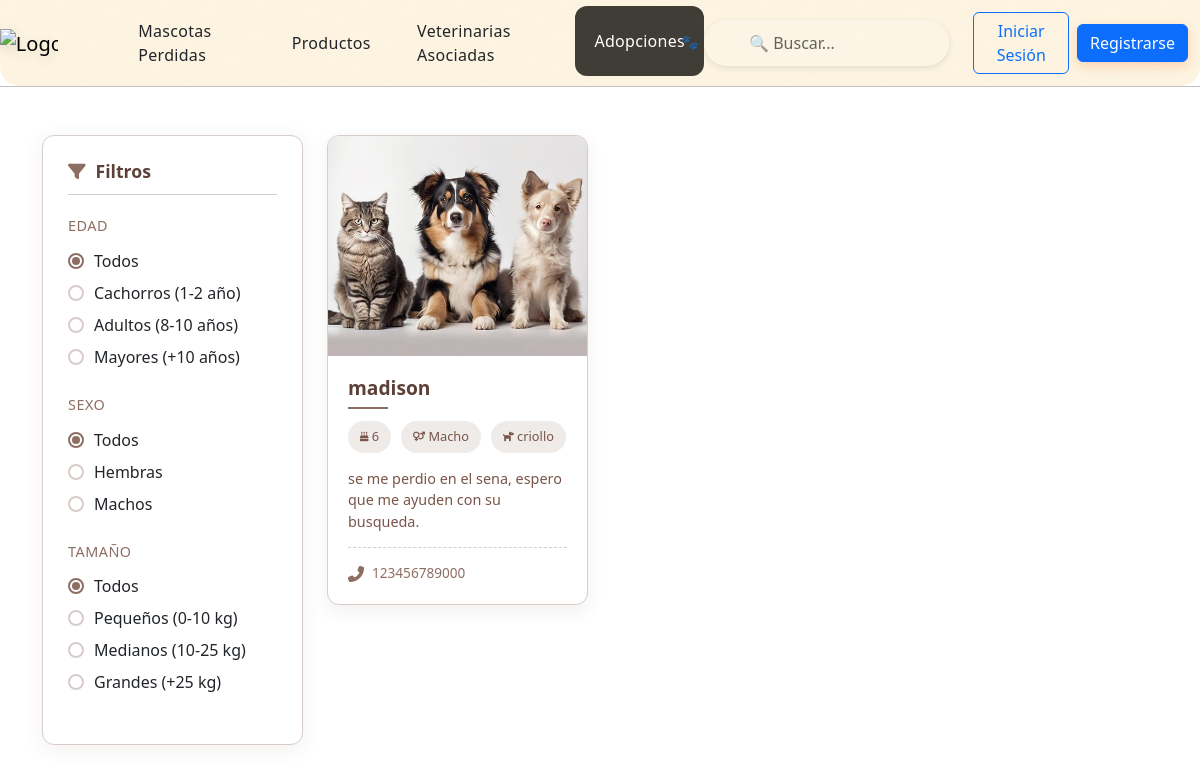
Page /adopciones/ on the earlier database version.
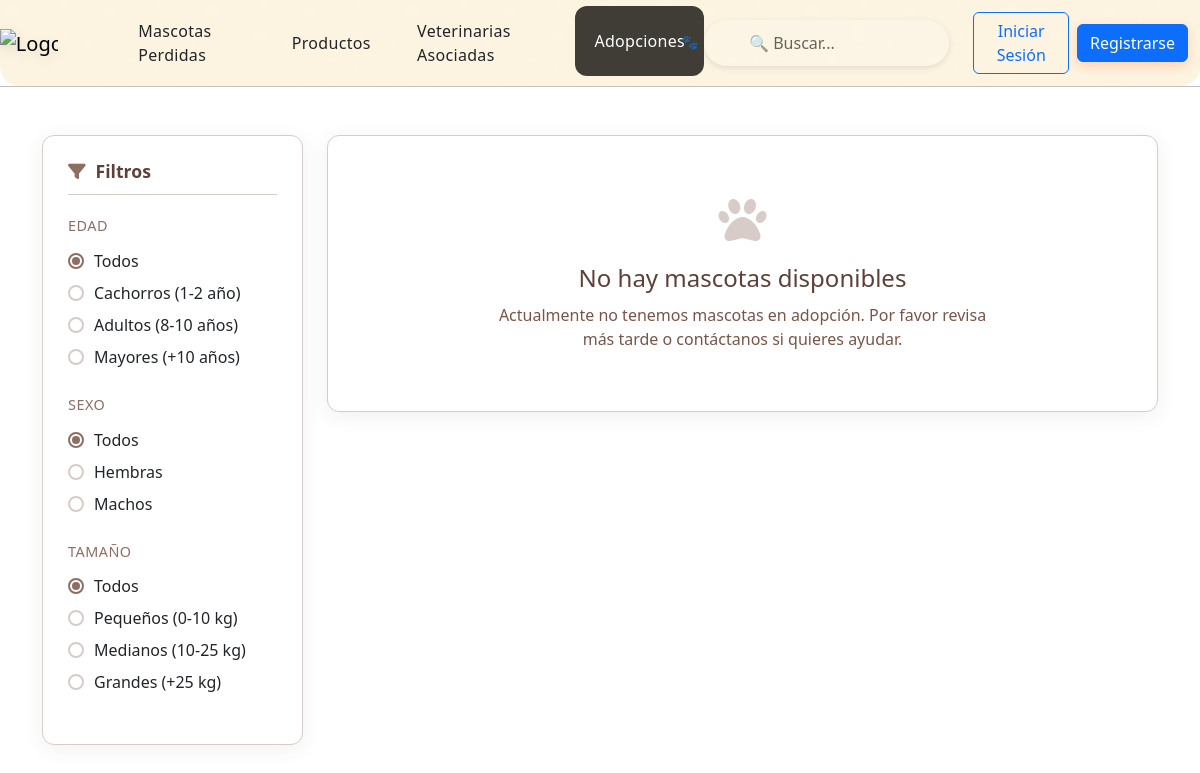
Same page on the later database version.
### cuidandoHuellas/models.py (models this page shows, shortened)
class PublicacionMascota(models.Model):
    TIPO_PUBLICACION = (
        ('perdida', 'Mascota Perdida'),
        ('adopcion', 'Mascota en Adopción'),
    )
    usuario = models.ForeignKey(Usuario, on_delete=models.CASCADE, related_name='publicaciones')
    descripcion = models.TextField()
    fecha_publicacion = models.DateTimeField(auto_now_add=True)
    tipo_publicacion = models.CharField(
        max_length=10,
        choices=TIPO_PUBLICACION,
        null=False,
        blank=False
    )
    nombre_mascota = models.CharField(
        max_length=100,
        validators=[
            RegexValidator(
                regex=r'^[A-Za-zÁÉÍÓÚáéíóúÑñ\s]+$',
                message="El nombre solo puede contener letras y espacios"
            )
        ],
        null=True,
        blank=True
    )
    edad = models.PositiveIntegerField(
        null=True,
        blank=True,
        help_text="Edad en años"
    )
    raza = models.CharField(
        max_length=100,
        validators=[
            RegexValidator(
                regex=r'^[A-Za-zÁÉÍÓÚáéíóúÑñ\s]+$',
                message="La raza solo puede contener letras y espacios"
            )
        ],
        null=True,
        blank=True
    )
    SEXO_CHOICES = [
        ('Macho', 'Macho'),
        ('Hembra', 'Hembra'),
    ]
    sexo = models.CharField(
        max_length=10,
        choices=SEXO_CHOICES,
        null=True,
        blank=True
    )
    contacto = models.CharField(
        max_length=20,
        validators=[
            RegexValidator(
                regex=r'^\d{7,15}$',
                message="El contacto debe contener entre 7 y 15 dígitos"
            )
        ],
        null=True,
        blank=True
    )

class FotoMascota(models.Model):
    publicacion = models.ForeignKey(PublicacionMascota, on_delete=models.CASCADE, related_name='fotos')
    imagen = models.ImageField(
        upload_to='fotos_mascotas/',
        validators=[validar_extension_imagen]
    )

### cuidandoHuellas/views.py (the view)
# urls.py: path('adopciones/',views.adopciones,name="adopciones"),
def adopciones(request):
    publicaciones = PublicacionMascota.objects.filter(tipo_publicacion='adopcion').order_by('-fecha_publicacion')
    return render(request, "usuarios/adopciones.html", {
        "publicaciones": publicaciones
    })

### cuidandoHuellas/templates/usuarios/adopciones.html (shortened to what the changed rows need)
{% extends 'administrador/base_sesion.html' %}
{% load static %}
{% block estilos_unicos %}
    <link rel="stylesheet" href="https://cdnjs.cloudflare.com/ajax/libs/font-awesome/6.4.0/css/all.min.css">
    <link rel="stylesheet" href="{% static 'css/usuarios/adopciones.css' %}">
    <link href="{% static 'css/bootstrap.min.css' %}" rel="stylesheet">
{% endblock %}
{% block contenido %}
<div class="container my-5">
    <div class="row">
        <div class="col-lg-9">
            {% if publicaciones %}
            <div class="row">
                {% for publicacion in publicaciones %}
                    {% if publicacion.tipo_publicacion == 'adopcion' %}
                        <div class="col-md-6 col-lg-4 mb-4">
                            <div class="dog-card" data-pet-id="{{ publicacion.id }}">
                                <div class="dog-image-container">
                                    {% if publicacion.fotos.first %}
                                        <img src="{{ publicacion.fotos.first.imagen.url }}" class="dog-image" alt="{{ publicacion.nombre_mascota }}">
                                    {% else %}
                                        <div class="placeholder">
                                            <i class="fas fa-paw fa-3x"></i>
                                        </div>
                                    {% endif %}
                                </div>
                                <div class="dog-info">
                                    <h3 class="dog-name">{{ publicacion.nombre_mascota }}</h3>
                                    <div class="dog-details">
                                        <span class="detail-item"> {{ publicacion.edad }}</span>
                                        <span class="detail-item"> {{ publicacion.sexo }}</span>
                                        <span class="detail-item"> {{ publicacion.raza }}</span>
                                    </div>
                                    <p class="dog-description">{{ publicacion.descripcion|truncatechars:120 }}</p>
                                    <div class="contact-info">
                                        <i class="fas fa-phone-alt"></i>
                                        <span>{{ publicacion.contacto }}</span>
                                    </div>
                                </div>
                            </div>
                        </div>
                    {% endif %}
                {% endfor %}
            </div>
            {% else %}
            <div class="empty-state">
                <i class="fas fa-paw"></i>
                <h4>No hay mascotas disponibles</h4>
                <p>Actualmente no tenemos mascotas en adopción. Por favor revisa más tarde o contáctanos si quieres ayudar.</p>
            </div>
            {% endif %}
        </div>
    </div>
</div>
{% endblock %}

Differences in the rows shown:
removed PublicacionMascota: fotos.first.imagen (picture), nombre_mascota "madison", edad "6", sexo "Macho", raza "criollo", descripcion "se me perdio en el sena, espero que me ayuden con su busqueda.", contacto "123456789000"
Other differences:
text now shown: "No hay mascotas disponibles Actualmente no tenemos mascotas en adopción. Por favor revisa más tarde o contáctanos si quieres ayudar."
